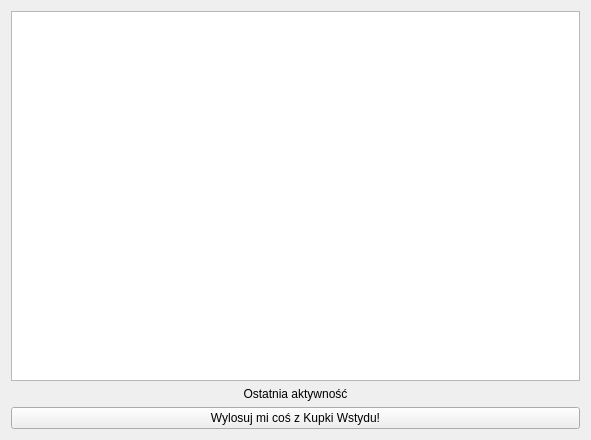
<?xml version="1.0" encoding="UTF-8"?>
<ui version="4.0">
 <class>DashboardWidget</class>
 <widget class="QWidget" name="DashboardWidget">
  <property name="geometry">
   <rect>
    <x>0</x>
    <y>0</y>
    <width>591</width>
    <height>440</height>
   </rect>
  </property>
  <property name="windowTitle">
   <string>Form</string>
  </property>
  <layout class="QGridLayout" name="gridLayout">
   <item row="0" column="0">
    <layout class="QVBoxLayout" name="verticalLayout_4">
     <item>
      <widget class="QChartView" name="wykresOwalny"/>
     </item>
     <item>
      <widget class="QLabel" name="label">
       <property name="text">
        <string>Ostatnia aktywność</string>
       </property>
       <property name="alignment">
        <set>Qt::AlignmentFlag::AlignCenter</set>
       </property>
      </widget>
     </item>
     <item>
      <layout class="QGridLayout" name="gridOstatnie"/>
     </item>
     <item>
      <widget class="QPushButton" name="btnLosuj">
       <property name="text">
        <string>Wylosuj mi coś z Kupki Wstydu!</string>
       </property>
      </widget>
     </item>
    </layout>
   </item>
  </layout>
 </widget>
 <customwidgets>
  <customwidget>
   <class>QChartView</class>
   <extends>QGraphicsView</extends>
   <header location="global">qchartview.h</header>
  </customwidget>
 </customwidgets>
 <resources/>
 <connections/>
</ui>
